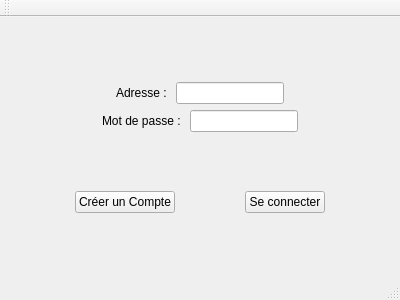
<?xml version="1.0" encoding="UTF-8"?>
<ui version="4.0">
 <class>connexion</class>
 <widget class="QMainWindow" name="connexion">
  <property name="geometry">
   <rect>
    <x>0</x>
    <y>0</y>
    <width>400</width>
    <height>300</height>
   </rect>
  </property>
  <property name="windowTitle">
   <string>Connectez-vous</string>
  </property>
  <widget class="QWidget" name="centralWidget">
   <layout class="QVBoxLayout" name="verticalLayout">
    <item>
     <spacer name="verticalSpacer_2">
      <property name="orientation">
       <enum>Qt::Vertical</enum>
      </property>
      <property name="sizeHint" stdset="0">
       <size>
        <width>20</width>
        <height>40</height>
       </size>
      </property>
     </spacer>
    </item>
    <item>
     <layout class="QHBoxLayout" name="horizontalLayout" stretch="0,0,0,0">
      <item>
       <spacer name="horizontalSpacer_2">
        <property name="orientation">
         <enum>Qt::Horizontal</enum>
        </property>
        <property name="sizeHint" stdset="0">
         <size>
          <width>40</width>
          <height>20</height>
         </size>
        </property>
       </spacer>
      </item>
      <item>
       <widget class="QLabel" name="label">
        <property name="text">
         <string>Adresse : </string>
        </property>
       </widget>
      </item>
      <item>
       <widget class="QLineEdit" name="adress"/>
      </item>
      <item>
       <spacer name="horizontalSpacer_4">
        <property name="orientation">
         <enum>Qt::Horizontal</enum>
        </property>
        <property name="sizeHint" stdset="0">
         <size>
          <width>40</width>
          <height>20</height>
         </size>
        </property>
       </spacer>
      </item>
     </layout>
    </item>
    <item>
     <layout class="QHBoxLayout" name="horizontalLayout_3" stretch="0,0,0,0">
      <item>
       <spacer name="horizontalSpacer_3">
        <property name="orientation">
         <enum>Qt::Horizontal</enum>
        </property>
        <property name="sizeHint" stdset="0">
         <size>
          <width>40</width>
          <height>20</height>
         </size>
        </property>
       </spacer>
      </item>
      <item>
       <widget class="QLabel" name="label_2">
        <property name="text">
         <string>Mot de passe : </string>
        </property>
       </widget>
      </item>
      <item>
       <widget class="QLineEdit" name="pass"/>
      </item>
      <item>
       <spacer name="horizontalSpacer_5">
        <property name="orientation">
         <enum>Qt::Horizontal</enum>
        </property>
        <property name="sizeHint" stdset="0">
         <size>
          <width>40</width>
          <height>20</height>
         </size>
        </property>
       </spacer>
      </item>
     </layout>
    </item>
    <item>
     <spacer name="verticalSpacer">
      <property name="orientation">
       <enum>Qt::Vertical</enum>
      </property>
      <property name="sizeHint" stdset="0">
       <size>
        <width>20</width>
        <height>40</height>
       </size>
      </property>
     </spacer>
    </item>
    <item>
     <layout class="QHBoxLayout" name="horizontalLayout_2">
      <item>
       <spacer name="horizontalSpacer_6">
        <property name="orientation">
         <enum>Qt::Horizontal</enum>
        </property>
        <property name="sizeHint" stdset="0">
         <size>
          <width>40</width>
          <height>20</height>
         </size>
        </property>
       </spacer>
      </item>
      <item>
       <widget class="QPushButton" name="create">
        <property name="text">
         <string>Créer un Compte</string>
        </property>
       </widget>
      </item>
      <item>
       <spacer name="horizontalSpacer">
        <property name="orientation">
         <enum>Qt::Horizontal</enum>
        </property>
        <property name="sizeHint" stdset="0">
         <size>
          <width>40</width>
          <height>20</height>
         </size>
        </property>
       </spacer>
      </item>
      <item>
       <widget class="QPushButton" name="connect">
        <property name="text">
         <string>Se connecter</string>
        </property>
       </widget>
      </item>
      <item>
       <spacer name="horizontalSpacer_7">
        <property name="orientation">
         <enum>Qt::Horizontal</enum>
        </property>
        <property name="sizeHint" stdset="0">
         <size>
          <width>40</width>
          <height>20</height>
         </size>
        </property>
       </spacer>
      </item>
     </layout>
    </item>
    <item>
     <spacer name="verticalSpacer_3">
      <property name="orientation">
       <enum>Qt::Vertical</enum>
      </property>
      <property name="sizeHint" stdset="0">
       <size>
        <width>20</width>
        <height>40</height>
       </size>
      </property>
     </spacer>
    </item>
   </layout>
  </widget>
  <widget class="QMenuBar" name="menuBar">
   <property name="geometry">
    <rect>
     <x>0</x>
     <y>0</y>
     <width>400</width>
     <height>22</height>
    </rect>
   </property>
  </widget>
  <widget class="QToolBar" name="mainToolBar">
   <attribute name="toolBarArea">
    <enum>TopToolBarArea</enum>
   </attribute>
   <attribute name="toolBarBreak">
    <bool>false</bool>
   </attribute>
  </widget>
  <widget class="QStatusBar" name="statusBar"/>
 </widget>
 <layoutdefault spacing="6" margin="11"/>
 <resources/>
 <connections/>
</ui>
